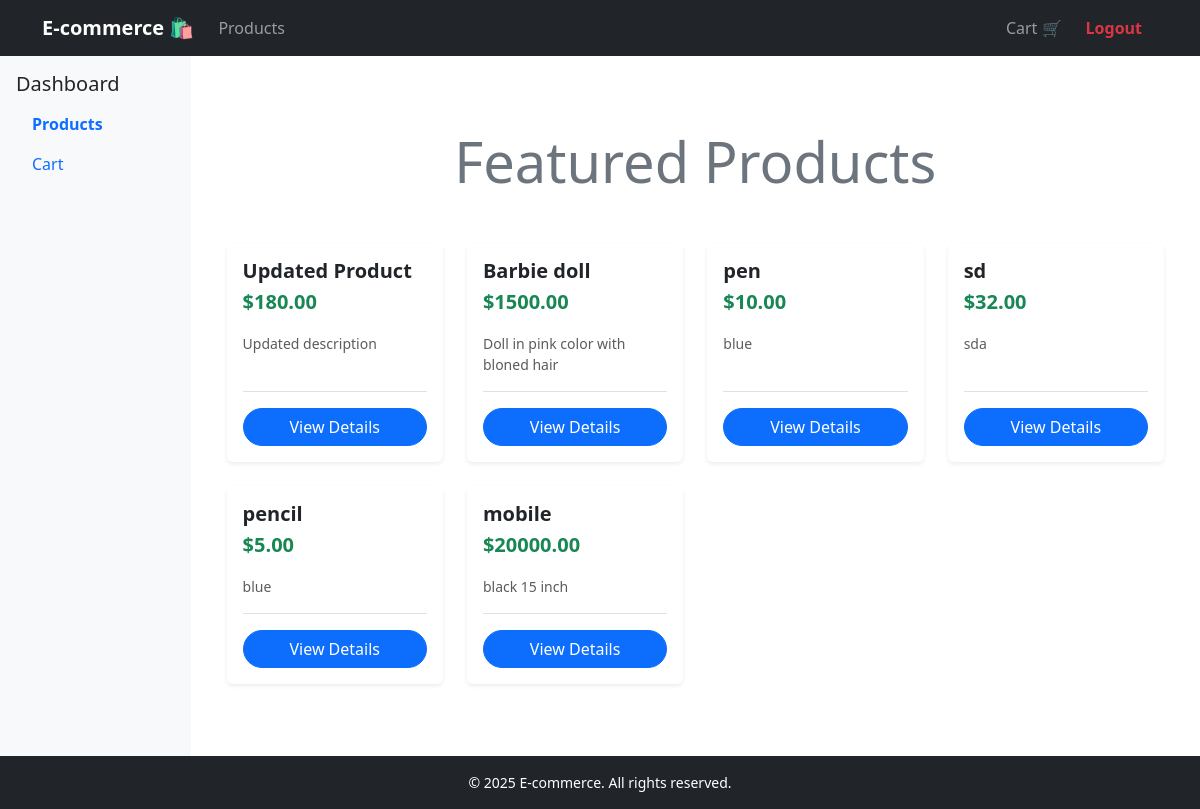
/products/ (signed in), run on the app's committed database.
### website/models.py (models this page shows, shortened)
class Product(models.Model):
    name = models.CharField(max_length=250)
    description = models.TextField()
    price = models.DecimalField(max_digits=10, decimal_places=2)
    stock = models.IntegerField()

### website/views.py (the view)
# urls.py: path("products/", views.product_list, name="api_product_list"),
def product_list(request):
    products = Product.objects.all()
    return render(request, 'website/product_list.html', {'products': products})

### templates/website/product_list.html (shortened to what this page needs)
{% extends 'website/common/base.html' %}
{% block main_content %}
<div class="container py-5">
    <h1 class="text-center mb-5 display-4 fw-light text-secondary">Featured Products </h1>
    <div class="row row-cols-1 row-cols-md-2 row-cols-lg-4 g-4">
        {% for product in products %}
        <div class="col">
            <div class="card h-100 shadow-sm product-card border-0">
                <div class="card-body d-flex flex-column">
                    <h5 class="card-title text-dark fw-bold mb-1">{{ product.name }}</h5>
                    <p class="fs-5 text-success fw-bolder mb-3">${{ product.price }}</p>
                    <p class="card-text text-muted flex-grow-1 mb-3 small">
                        {{ product.description|truncatewords:10 }}
                    </p>
                    <div class="d-grid mt-auto pt-3 border-top">
                        <a href="{% url 'product_detail' product.id %}" class="btn btn-primary rounded-pill fw-medium">
                            View Details
                        </a>
                    </div>
                </div>
            </div>
        </div>
        {% endfor %}
    </div>
</div>
{% endblock %}

### templates/website/common/base.html (style rules this page uses)
body { min-height: 100vh; display: flex; flex-direction: column; }
.flex-grow-1 { flex-grow: 1; }

### templates/website/product_list.html (style rules this page uses)
.product-card { transition: transform 0.3s ease, box-shadow 0.3s ease; border: 1px solid rgba(0, 0, 0, 0.05); }

### data on the page
Product: name "Updated Product", price "180.00", description "Updated description"
Product: name "Barbie doll", price "1500.00", description "Doll in pink color with bloned hair"
Product: name "pen", price "10.00", description "blue"
Product: name "sd", price "32.00", description "sda"
Product: name "pencil", price "5.00", description "blue"
Product: name "mobile", price "20000.00", description "black 15 inch"
